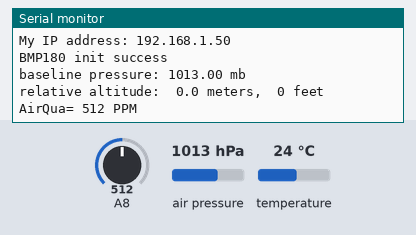
This sketch was run on a simulated Arduino Mega 2560, built with avr-gcc and run on an emulated ATmega2560. Shown: the last lines printed to the serial monitor. Inputs (shaded band) come from the test bench; at power-on: air pressure 1013 hPa, A8 = 512, temperature 24 °C. WiFi joins after 1.5 s; servers stay silent unless stated; uploads are accepted with an empty reply.

Above: at 3.7 s.
3.8 s: air pressure set to 1025 hPa
At 6.1 s:
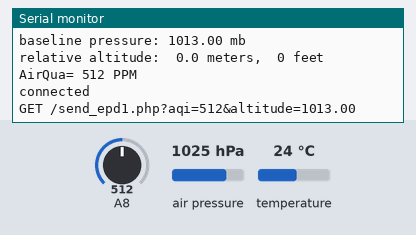
8.0 s: A8 set to 716
At 11.7 s:
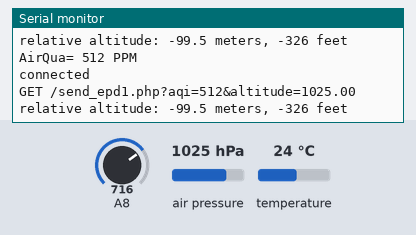
12.2 s: air pressure set to 952 hPa
At 16.1 s:
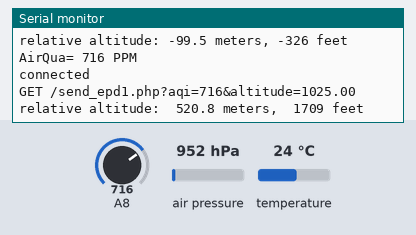
16.4 s: A8 set to 900
At 18.3 s:
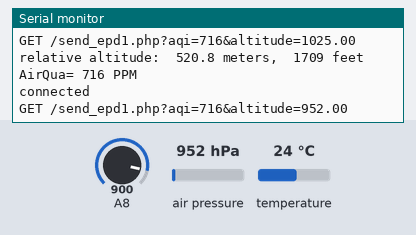
Timing chart, 0 to 19.8 s (numbered marks = the images above; inputs shaded):
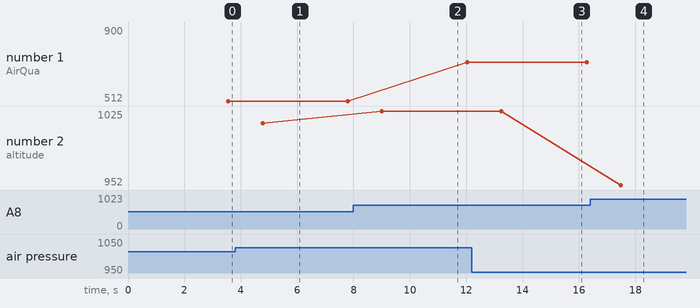

Measured:
- after the input at 12.2 s, the serial monitor: prints a new line after 3.1 s (image 3)
- plotted number 1: 512 → 716 after the input at 8.0 s, 716 → 900 after the input at 16.4 s

The sketch:

MQ2_BMP_Send_Database.ino
```cpp
#include <SPI.h>
#include <Ethernet.h>
#include <SFE_BMP180.h>
#include <Wire.h>

int AirQualitySensorValue;

SFE_BMP180 pressure;

double baseline; // baseline pressure


byte mac[] = {
  0xDE, 0xAD, 0xBE, 0xEF, 0xFE, 0xED
};
IPAddress ip(10,20,24,116);

// initialize the library instance:
EthernetClient client;

char server[] = "10.1.36.241";
const size_t maxSize = 512;
char response[512];  // variable to store the value coming from the sensor
void setup() {
  // start serial port:
  Serial.begin(9600);

  Serial.println("--- Start ---");

  // give the ethernet module time to boot up:
  delay(1000);
  // start the Ethernet connection using a fixed IP address and DNS server:
  Serial.println(Ethernet.begin(mac));
  // print the Ethernet board/shield's IP address:
  Serial.print("My IP address: ");
  Serial.println(Ethernet.localIP());

 if (pressure.begin())
    Serial.println("BMP180 init success");
  else
  {
    // Oops, something went wrong, this is usually a connection problem,
    // see the comments at the top of this sketch for the proper connections.

    Serial.println("BMP180 init fail (disconnected?)\n\n");
    while(1); // Pause forever.
  }

  // Get the baseline pressure:

  baseline = getPressure();

  Serial.print("baseline pressure: ");
  Serial.print(baseline);
  Serial.println(" mb");
}

void loop() {
  //sensorValue = analogRead(pin);
  //Serial.println(sensorValue);
 httpRequest();
}

// this method makes a HTTP connection to the server:
void httpRequest() {
  double a,P;

  P = getPressure();
  a = pressure.altitude(P,baseline);

  Serial.print("relative altitude: ");
  if (a >= 0.0) Serial.print(" "); // add a space for positive numbers
  Serial.print(a,1);
  Serial.print(" meters, ");
  if (a >= 0.0) Serial.print(" "); // add a space for positive numbers
  Serial.print(a*3.28084,0);
  Serial.println(" feet");

  delay(1000);

  AirQualitySensorValue = analogRead(A8);       // read analog input pin 0
  Serial.print("AirQua= ");
  Serial.print(AirQualitySensorValue, DEC);               // prints the value read
  Serial.println(" PPM");

  delay(1000);


    client.stop();
  if (client.connect(server, 80)) {
    Serial.println("connected");
    String s ="GET /send_epd1.php?aqi="+String(AirQualitySensorValue)+"&altitude="+String(P);
    Serial.println(s);
    client.println(s);

    client.println("Host: 10.20.37.53");
    delay(1000);
    size_t len = client.readBytes(response, 512);
    response[len] = 0;
    client.println("Connection: close");
    client.println();
    Serial.println(response);
  }
  else
    Serial.println("connection failed");
}

double getPressure()
{
  char status;
  double T,P,p0,a;


  status = pressure.startTemperature();
  if (status != 0)
  {
    // Wait for the measurement to complete:

    delay(status);

    // Retrieve the completed temperature measurement:
    // Note that the measurement is stored in the variable T.
    // Use '&T' to provide the address of T to the function.
    // Function returns 1 if successful, 0 if failure.

    status = pressure.getTemperature(T);
    if (status != 0)
    {

      status = pressure.startPressure(3);
      if (status != 0)
      {
        // Wait for the measurement to complete:
        delay(status);

        status = pressure.getPressure(P,T);
        if (status != 0)
        {
          return(P);
        }
        else Serial.println("error retrieving pressure measurement\n");
      }
      else Serial.println("error starting pressure measurement\n");
    }
    else Serial.println("error retrieving temperature measurement\n");
  }
  else Serial.println("error starting temperature measurement\n");
}
```
